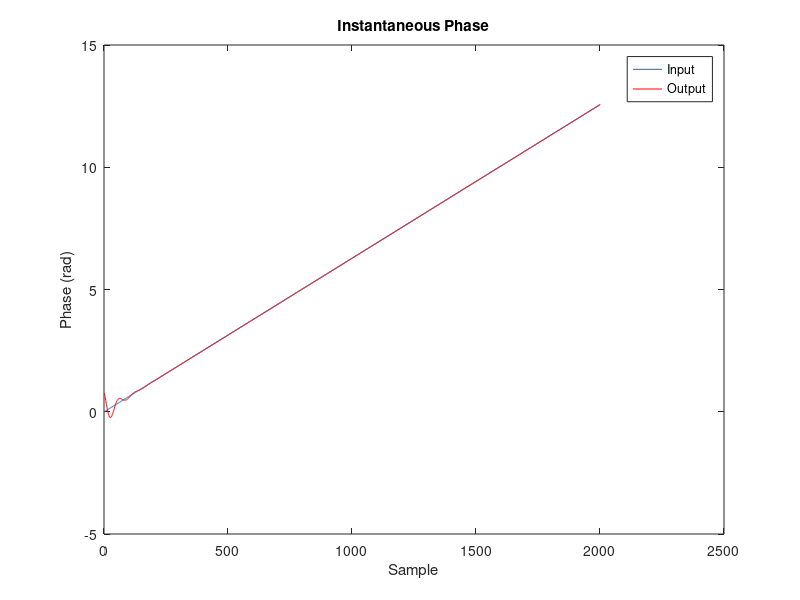
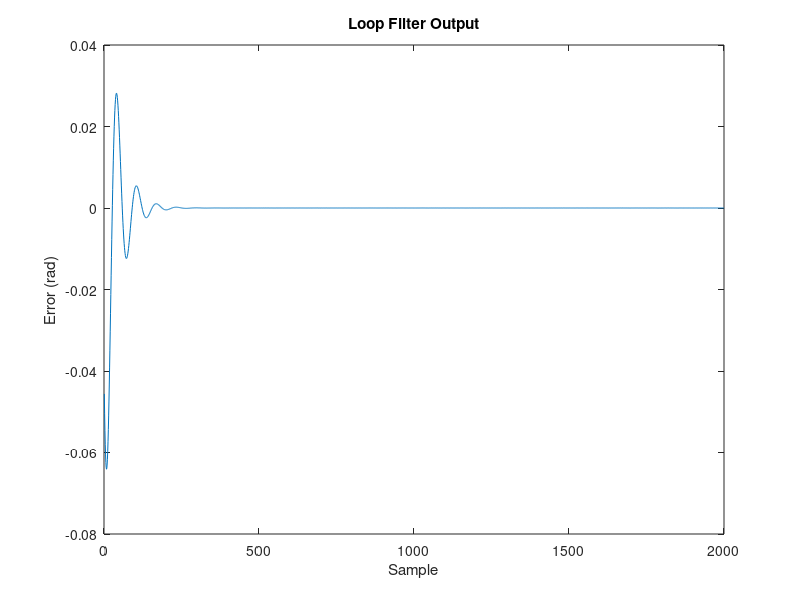
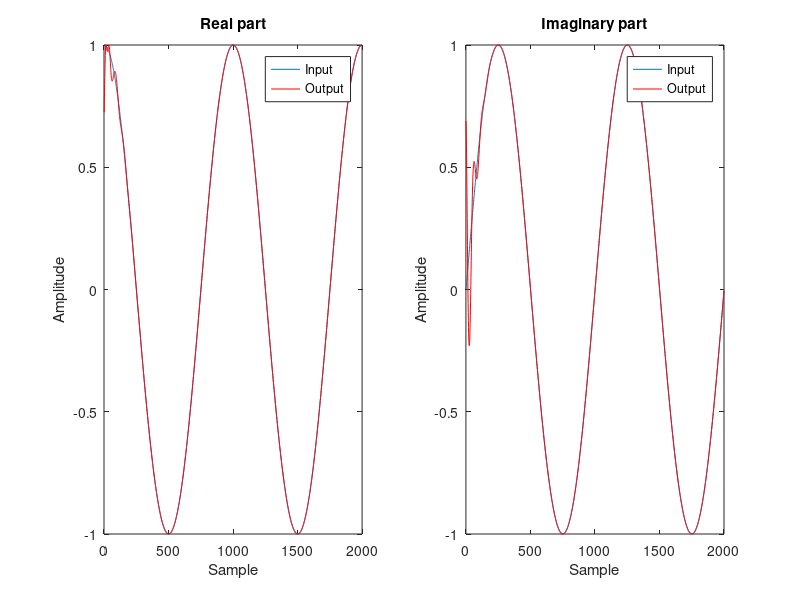

Recreate these plots in MATLAB, in order.
clearvars, close all, clc
% Digital PLL Implementation
%
% Implements a DSP-based Phase-Locked Loop featured with a PI controller.
%
% The loop has three main components:
%   1) Direct Digital Synthesizer (DDS): iteratively generates a a complex
%   sinusoid by computing exp(j*phi_loop), where "phi_loop" is its
%   instantaneous phase that continuously grows based on a configurable
%   increment value. The angle increment added to the DDS (accumulated in
%   "phi_loop", i.e. its "phase accumulator") at each clock cycle (sample
%   period) is the nominal increment 2*pi*f0/fs, where f0 is the nominal
%   frequency of the DDS, plus a varying correction term. The latter term
%   should vary considerably until the instant after which the DDS output
%   is synchronized to the input, namely until the loop "locks".
%       Note that the DDS is a numerically controlled oscillator (NCO).
%   Just like a VCO, the derivative of its output signal's phase is
%   proportional to the signal passed to it as input, or, equivalently, its
%   phase output is the integral of the input. The NCO outputs a complex IQ
%   sinusoid:
%
%           s_loop(n) = exp(j*(2*pi*(f0/fs)n + theta_hat(n))),     (1)
%
%   where "theta_hat" is a phase that should track the phase "theta" from
%   an input of the form:
%
%           s_in(n) = exp(j*(2*pi*(f0/fs)*n + theta(n))).          (2)
%
%   This phase "theta_hat" comes from a "phase accumulator" that
%   continuously integrates the NCO input signal (the filtered error
%   explained below). Hence,
%
%           theta_hat(n) = sum_{n=0}^{n} filtered_error(n).        (3)
%
%   Clearly, if the input signal s_in has a fixed frequency offset f_offset
%   with respect to the nominal frequency, then its "theta" term is:
%
%           theta(n) = 2*pi*(f_offset/fs)*n                        (4)
%
%   In this case, the filtered error has to converge to
%   "2*pi*(f_offset/fs)", such that the NCO output phase difference in (3)
%   can track the input phase difference term of (4).
%
%   2) Phase Detector: extracts the phase error from the input complex
%   exponential and the loop complex exponential
%
%   3) Loop Filter: filters the phase error such that, after sufficient
%   iterations, it is driven to zero (for null frequency offset and Ki=0 or
%   for non-null frequency offset, but also non-null Ki=0) or a constant
%   value (for constant frequency offset and Ki=0). The output of the loop
%   filter (called filtered phase error) is accumulated by the NCO (DDS),
%   as described in (3), and composes the correction term "theta_hat" of
%   Equation (1).
%
%   In the case when Ki > 0, namely the integral controller is enabled,
%   since the phase error from the phase detector is integrated, once the
%   loop converges to a "locked" state, the integrator has already
%   accumulated all the phase error required to output a constant value to
%   the NCO accumulator. In the previous example of a fixed frequency
%   offset, the integral filter output would rise and converge to
%   2*pi*(f_offset/fs) while the phase error (input to the integral filter)
%   would converge to zero.
%
% Suggested experiments:
%   1) Set Ki = 0 and configure the frequency offset to zero (y_ppm = 0).
%   See that the PLL can correct the constant phase error.
%   2) Set Ki = 0 and configure a large enough frequency offset. See that
%   the phase error converges to a constant value 2*pi*f_offset/fs.
%   3) With the same configuration, increase Kp and see that the
%   steady-state phase error to which the PLL converges becomes smaller,
%   at the expense of a noisier phase output due to the fact that the PLL
%   bandwidth increases with Kp.
%   4) Still with the same configuration (Ki = 0), reduce Kp such that the
%   phase error can exceed pi, case in wich the "atan" phase detector
%   suffers from ambiguity. In another words, use a Kp that allows a phase
%   error exceeding the pull-range of the PLL. Maybe increase the number of
%   iterations (nIterations) for better visualization.

nIterations = 2e3;
fs          = 1e6;   % Nominal sampling frequency
y_ppm       = 50;    % Fractional frequency offset in ppm
f0          = 1e3;   % Nominal clock frequency
pn_var      = 1e-9;  % Phase noise variance
Kp          = 0.05;  % Proportional Constant
Ki          = 0.01;  % Integral Constant

%% Derived parameters
y        = y_ppm * 1e-6;  % Fractional frequency offset in ppm
f_offset = y * f0;        % Absolute freq error (in Hz)
F_offset = f_offset/fs;   % Normalized absolute frequency offset

% Nominal Phase Increment (used in the loop phase accumulator)
delta_phi_c = 2*pi*f0/fs;

% PLL pull range
% Normalize frequency offset must be smaller than Kp*pi, namely:
%
%   F_offset < Kp*pi
if (F_offset > Kp*pi)
    warning('Frequency offset is not within the pull range\n');
end

%% Generate input signal
% The input signal obviously does not depend on the loop processing, so we
% can generate it before simulating the loop.
%
% The input here is considered to be a pure complex sinusoid (exponential)
% slightly corrupted by phase noise and eventually with frequency offset.
% We can simulate such an exponential by considering that in each clock
% cycle (sample period), the exponential grows by the following increment:
delta_phi_in = 2*pi*(f0 + f_offset)/fs;
% which when combined to the following phase noise random sequence:
phase_noise  = sqrt(pn_var)*randn(nIterations, 1);
% results in the actual instantanous phase:
phi_in       = (0:nIterations-1).' * delta_phi_in + phase_noise;
% Finally, generate the exponential:
s_in         = exp(1j * phi_in);

%% Loop

% Preallocate
s_loop             = zeros(nIterations, 1); % DDS Complex Value
phi_loop           = zeros(nIterations, 1); % DDS Phase Accumulator
dds_mult           = zeros(nIterations, 1); % Conjugate Product
phi_error          = zeros(nIterations, 1); % Phase Error
phi_error_filtered = zeros(nIterations, 1); % Filtered Phase Error

% Initialize the loop DDS to a random phase
phi_loop(1)  = sqrt(pi)*randn;

% Initialize integral filter output
integral_out = 0;

for i = 1:nIterations

%% Loop DDS:
s_loop(i) = exp(1j*phi_loop(i));

%% Phase Detector
% Phase error is obtained by computing the angle of the conjugate product
%   Input                 : e^(j*phi_in)
%   Loop                  : e^(j*phi_loop)
%   Conjugate Product     : e^[j*(phi_in - phi_loop)]
%   ---------------------------------------------------
%   Conj. Product Angle   : phi_in - phi_loop

% Multiply the input complex exponential by the conjugate of the loop DDS:
dds_mult(i) = s_in(i) * conj(s_loop(i));

% Phase error:
phi_error(i) = angle(dds_mult(i));

%% Loop Filter
% The loop filter consists of a Proportional+Integral (PI) controller

% Proportional term
proportional_out = phi_error(i)*Kp;

% Integral term
integral_out     = phi_error(i)*Ki + integral_out;

% PI Filter output:
phi_error_filtered(i) = proportional_out + integral_out;

%% Update the phase accumulator of the loop DDS
% The angle of the DDS complex exponential in the next clock cycle results
% from the sum between the nominal phase increment and the filtered phase
% error term:
phi_loop(i+1) = phi_loop(i) + delta_phi_c + phi_error_filtered(i);

end

%% Performance
% Input vs. Output Instantaneous Phase
figure
plot(phi_in)
hold on
plot(phi_loop, 'r')
title('Instantaneous Phase')
xlabel('Sample')
ylabel('Phase (rad)')
legend('Input', 'Output')

% Filtered Phase Error
figure
plot(phi_error_filtered)
title('Loop Filter Output')
xlabel('Sample')
ylabel('Error (rad)')

% Input vs. Output Sinusoids
figure
subplot(121)
plot(real(s_in))
hold on
plot(real(s_loop), 'r')
ylabel('Amplitude')
xlabel('Sample')
title('Real part')
legend('Input', 'Output')

subplot(122)
plot(imag(s_in))
hold on
plot(imag(s_loop), 'r')
ylabel('Amplitude')
xlabel('Sample')
title('Imaginary part')
legend('Input', 'Output')
